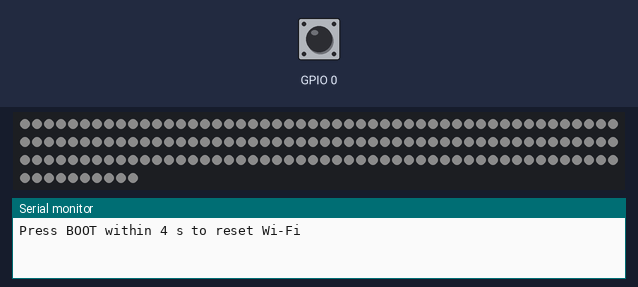
Bench run of a sketch on a simulated ESP32. Shown: 160 RGB LEDs in strip order, left to right, continuing on the next row, the last lines printed to the serial monitor. The inputs (shaded band) are chosen by the test bench; at power-on: GPIO 0 HIGH. Dim RGB values are drawn brighter than linear; WiFi joins after 1.5 s; servers stay silent unless stated; colours are those a GRB WS2812 strip shows for the declared byte order; random numbers use the default seed unless the sketch sets one; EEPROM starts erased; no MQTT or app messages arrive unless stated. At 11.4 s the program restarts the board; the recording ends there.

Above: at 0.1 s.
At 6.8 s:
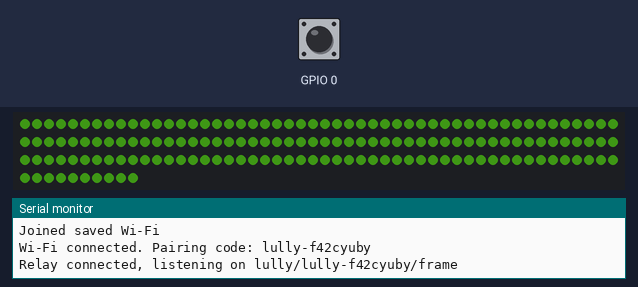
6.9 s: GPIO 0 pulled LOW for 3.2 s
At 10.6 s:
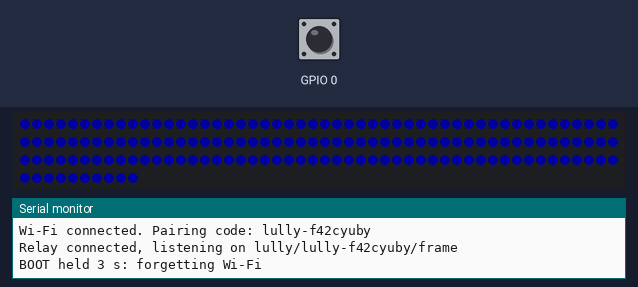
Timing chart, 0 to 11.4 s (numbered marks = the images above; inputs shaded):
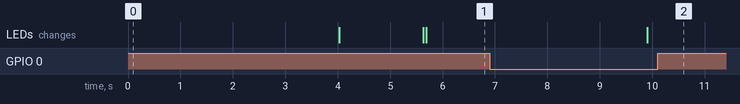

Measured:
- after the input at 6.9 s, the LEDs: change after 3.0 s (image 2)

The sketch:

lully_blanket.ino
```cpp
/*
  Lully blanket — demo firmware for an ESP32 + WS2812B strip folded into a 16 x 20 zigzag grid.

  The phone app does the listening and the AI. It sends the blanket's colors (16 x 20 RGB = 960 bytes)
  about 10 times a second through a free public MQTT relay; this board receives them and glides
  smoothly between frames at ~60 fps.

  Arduino IDE setup (once):
    1. Boards Manager: install "esp32 by Espressif Systems". Board: "ESP32 Dev Module".
    2. Library Manager: install "FastLED" (by Daniel Garcia), "WiFiManager" (by tzapu), "PubSubClient" (by Nick O'Leary).
    3. Plug in the ESP32 with a USB data cable, pick its port, click Upload.

  First power-up, or when the saved Wi-Fi isn't found within 25 s, or if you press BOOT while the strip glows white at startup: the board opens a Wi-Fi network called "Lully-setup" (password: lullylight). Join it from your phone, pick your
  home Wi-Fi, and note the pairing code shown there (you can change it). Type the same code into the
  app's "Blanket" button.
*/
#include <FastLED.h>
#include <WiFi.h>
#include <WiFiManager.h>
#include <PubSubClient.h>
#include <Preferences.h>

// ---------- your layout ----------
#define DATA_PIN     13        // strip data wire -> GPIO 13 (through a 330 ohm resistor if you have one)
#define STRIPS       1         // how many 160-LED strips are chained (160 LEDs each)
#define ROWS         10        // rows on your board (one strip: 10, two strips: 20)
#define COLS         14        // LEDs you can SEE in each row
#define TURN_LEDS    2         // LEDs hidden inside each Z-fold corner (kept off). Cut-and-soldered rows: 0
// check: ROWS*COLS + (ROWS-1)*TURN_LEDS must be <= STRIPS*160   (10*14 + 9*2 = 158  OK)
#define SERPENTINE   true      // rows alternate direction (zigzag fold)
#define MAX_MILLIAMPS (STRIPS * 1000)  // power limit for the whole setup (one strip: 1 A)
#define COLOR_ORDER  RGB       // if the strip shows green where the app shows orange/red, swap between RGB and GRB
#define MAX_BRIGHT   140       // 0-255 overall ceiling; it's under fabric, this is plenty
// ----------------------------------

#define NUM_LEDS (STRIPS * 160)
#define GRID (COLS * ROWS)
static_assert(ROWS * COLS + (ROWS - 1) * TURN_LEDS <= NUM_LEDS, "Layout uses more LEDs than the strip has");
#define FRAME_COLS 16          // the app always sends a 16 x 20 picture
#define FRAME_ROWS 20
#define FRAME_BYTES (FRAME_COLS * FRAME_ROWS * 3)
CRGB leds[NUM_LEDS];
float cur[GRID * 3], tgt[GRID * 3];      // one entry per visible LED, in grid order

const char* BROKER = "broker.emqx.io";   // free public MQTT relay (the app connects to the same one)
const int   PORT   = 1883;

WiFiClient net;
PubSubClient mqtt(net);
Preferences prefs;
char code[33] = "";
char topic[64];
uint32_t lastFrameMs = 0, testUntil = 0;
uint8_t bright = MAX_BRIGHT;
uint8_t spacing = 1;                 // light only every Nth LED along the strip, to preview wider LED spacing
uint8_t gammaT[256];               // LEDs look too bright at low levels without this

// status shown on the strip while not receiving the app's colors
void statusColor(CRGB c) { fill_solid(leds, NUM_LEDS, c); FastLED.show(); }
char statusTopic[64];

int ledIndex(int x, int y) {               // grid (x,y) -> position along the strip, skipping corner LEDs
  if (SERPENTINE && (y & 1)) x = COLS - 1 - x;
  return y * (COLS + TURN_LEDS) + x;
}

void onMessage(char* t, byte* p, unsigned int len) {
  if (len == FRAME_BYTES) {                // a 16x20 RGB picture, row by row; squeezed to fit however many rows we have
    for (int y = 0; y < ROWS; y++) {
      int r0 = y * FRAME_ROWS / ROWS, r1 = (y + 1) * FRAME_ROWS / ROWS; if (r1 <= r0) r1 = r0 + 1;
      for (int x = 0; x < COLS; x++) {
        int c0 = x * FRAME_COLS / COLS, c1 = (x + 1) * FRAME_COLS / COLS; if (c1 <= c0) c1 = c0 + 1;
        float a = 0, b = 0, c = 0; int n = 0;
        for (int r = r0; r < r1; r++) for (int q = c0; q < c1; q++) { int src = (r * FRAME_COLS + q) * 3; a += p[src]; b += p[src + 1]; c += p[src + 2]; n++; }
        int dst = (y * COLS + x) * 3;
        tgt[dst] = a / n; tgt[dst + 1] = b / n; tgt[dst + 2] = c / n;
      }
    }
    lastFrameMs = millis();
  } else if (len == 1) {                   // brightness 0-255 (capped)
    bright = min<int>(p[0], MAX_BRIGHT); FastLED.setBrightness(bright);
  } else if (len == 3 && p[0] == 's' && p[1] == 'p') {   // spacing preview: "sp" + N
    spacing = max<int>(1, p[2]); prefs.putUChar("spacing", spacing);
    Serial.printf("Spacing preview: every %d LED(s)\n", spacing);
  } else if (len == 4 && memcmp(p, "test", 4) == 0) {
    testUntil = millis() + 12000;          // walk through the rows so you can check the layout
  }
}

void connectMqtt() {
  while (!mqtt.connected()) {
    String id = "lully-" + String((uint32_t)ESP.getEfuseMac(), HEX);
    if (mqtt.connect(id.c_str(), statusTopic, 0, true, "offline")) {   // the app sees "offline" automatically if the blanket drops off
      mqtt.subscribe(topic); mqtt.publish(statusTopic, "online", true);
      Serial.printf("Relay connected, listening on %s\n", topic);
      if (lastFrameMs == 0) statusColor(CRGB(40, 18, 6));   // dim WARM = online, waiting for the app
    }
    else { Serial.println("Relay not reachable, retrying..."); delay(2000); }
  }
}

void setup() {
  Serial.begin(115200);
  for (int i = 0; i < 256; i++) gammaT[i] = (uint8_t)(pow(i / 255.0, 2.0) * 255 + 0.5);
  FastLED.addLeds<WS2812B, DATA_PIN, COLOR_ORDER>(leds, NUM_LEDS);
  FastLED.setMaxPowerInVoltsAndMilliamps(5, MAX_MILLIAMPS);
  FastLED.setBrightness(bright);
  statusColor(CRGB(0, 0, 30));            // dim BLUE = looking for Wi-Fi

  prefs.begin("lully", false);
  spacing = prefs.getUChar("spacing", 1);
  String saved = prefs.getString("code", "");
  if (saved.length() == 0) {               // random, hard-to-guess default pairing code
    const char* al = "abcdefghjkmnpqrstuvwxyz23456789"; saved = "lully-";
    for (int i = 0; i < 8; i++) saved += al[esp_random() % 31];
  }
  saved.toCharArray(code, sizeof(code));

  WiFiManager wm;
  pinMode(0, INPUT_PULLUP);
  WiFiManagerParameter pcode("code", "Pairing code (type this into the app)", code, 32);
  wm.addParameter(&pcode);
  wm.setConfigPortalTimeout(600);
  wm.setAPCallback([](WiFiManager*) { statusColor(CRGB(0, 30, 30)); Serial.println("Setup mode: join Lully-setup (password lullylight)"); });

  // 1) For 4 seconds after power-up the strip glows dim WHITE: press BOOT now to forget Wi-Fi and go straight to setup.
  statusColor(CRGB(20, 20, 20));
  Serial.println("Press BOOT within 4 s to reset Wi-Fi");
  bool forceSetup = false;
  for (uint32_t t0 = millis(); millis() - t0 < 4000; delay(10)) if (digitalRead(0) == LOW) { forceSetup = true; break; }

  // 2) Otherwise try the saved Wi-Fi for 25 seconds (dim BLUE).
  bool online = false;
  if (forceSetup) { Serial.println("BOOT pressed: forgetting Wi-Fi"); wm.resetSettings(); }
  else {
    statusColor(CRGB(0, 0, 30));
    WiFi.mode(WIFI_STA); WiFi.begin();                    // saved network
    for (uint32_t t0 = millis(); millis() - t0 < 25000 && WiFi.status() != WL_CONNECTED; delay(200)) {}
    online = WiFi.status() == WL_CONNECTED;
    Serial.println(online ? "Joined saved Wi-Fi" : "Saved Wi-Fi not found");
  }
  // 3) No luck: open the Lully-setup network (dim CYAN) for 10 minutes, then try again from the start.
  if (!online && !wm.startConfigPortal("Lully-setup", "lullylight")) { ESP.restart(); }
  strncpy(code, pcode.getValue(), sizeof(code) - 1);
  prefs.putString("code", code);
  snprintf(topic, sizeof(topic), "lully/%s/frame", code);
  snprintf(statusTopic, sizeof(statusTopic), "lully/%s/status", code);
  statusColor(CRGB(25, 0, 30));            // dim PURPLE = on Wi-Fi, reaching the relay
  Serial.printf("Wi-Fi connected. Pairing code: %s\n", code);

  mqtt.setServer(BROKER, PORT);
  mqtt.setBufferSize(FRAME_BYTES + 128);
  mqtt.setCallback(onMessage);
  mqtt.setKeepAlive(30);
  for (int i = 0; i < GRID * 3; i++) { cur[i] = 0; tgt[i] = 0; }
}

void loop() {
  // hold BOOT for 3 seconds (while running, NOT while tapping EN) to forget Wi-Fi and reopen Lully-setup
  static uint32_t bootDown = 0;
  if (digitalRead(0) == LOW) {
    if (!bootDown) bootDown = millis();
    if (millis() - bootDown > 3000) {
      Serial.println("BOOT held 3 s: forgetting Wi-Fi");
      fill_solid(leds, NUM_LEDS, CRGB(0, 0, 60)); FastLED.show();
      WiFiManager wm; wm.resetSettings(); delay(1500); ESP.restart();
    }
  } else bootDown = 0;
  static uint32_t lastInfo = 0;
  if (millis() - lastInfo > 10000) { lastInfo = millis(); Serial.printf("Pairing code: %s  (relay %s)\n", code, mqtt.connected() ? "connected" : "not connected"); }
  if (!mqtt.connected()) connectMqtt();
  mqtt.loop();

  static uint32_t lastShow = 0;
  uint32_t now = millis();
  if (now - lastShow < 16) return;        // ~60 fps
  lastShow = now;

  if (now < testUntil) {                  // layout test: one row at a time, first LED of each row red
    int row = ((testUntil - now) / 600) % ROWS; row = ROWS - 1 - row;
    fill_solid(leds, NUM_LEDS, CRGB::Black);
    for (int x = 0; x < COLS; x++) leds[ledIndex(x, row)] = CRGB(60, 60, 60);
    leds[ledIndex(0, row)] = CRGB(150, 0, 0);
    FastLED.show(); return;
  }

  if (lastFrameMs == 0) return;            // keep showing the status color until the app sends something
  // no frames for 20 s (phone closed): fade down to a faint warm glow
  bool stale = now - lastFrameMs > 20000;
  float k = stale ? 0.01f : 0.12f;        // glide toward the newest frame
  for (int i = 0; i < GRID * 3; i++) {
    float target = stale ? ((i % 3 == 0) ? 60 : (i % 3 == 1) ? 30 : 10) : tgt[i];
    cur[i] += (target - cur[i]) * k;
  }
  fill_solid(leds, NUM_LEDS, CRGB::Black);   // corner and spare LEDs stay off
  for (int y = 0; y < ROWS; y++) for (int x = 0; x < COLS; x++) {
    int g = (y * COLS + x) * 3;
    int li = ledIndex(x, y);
    if (spacing > 1 && (li % spacing) != 0) continue;   // spacing preview: the LEDs in between stay off
    leds[li] = CRGB(gammaT[(uint8_t)cur[g]], gammaT[(uint8_t)cur[g + 1]], gammaT[(uint8_t)cur[g + 2]]);
  }
  FastLED.show();
}
```
